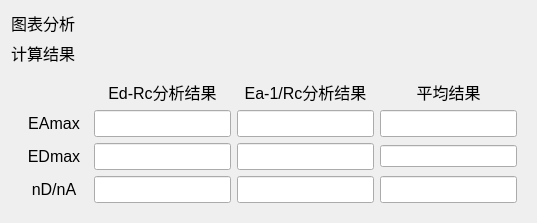
            <widget class="QWidget" name="pageEdRc">
             <property name="font">
              <font>
               <pointsize>12</pointsize>
              </font>
             </property>
             <layout class="QHBoxLayout" name="horizontalLayout_5">
              <item>
               <layout class="QVBoxLayout" name="verticalLayoutRsltP1" stretch="0,9,0,0">
                <item>
                 <widget class="QLabel" name="label_24">
                  <property name="styleSheet">
                   <string notr="true"/>
                  </property>
                  <property name="text">
                   <string>图表分析</string>
                  </property>
                 </widget>
                </item>
                <item>
                 <layout class="QHBoxLayout" name="horizontalLayoutChartP1"/>
                </item>
                <item>
                 <widget class="QLabel" name="label_25">
                  <property name="styleSheet">
                   <string notr="true"/>
                  </property>
                  <property name="text">
                   <string>计算结果</string>
                  </property>
                 </widget>
                </item>
                <item>
                 <widget class="QFrame" name="frameedRcResult">
                  <layout class="QGridLayout" name="gridLayout_5" rowstretch="1,1,1,1" columnstretch="1,2,2,2">
                   <item row="2" column="2">
                    <widget class="QLineEdit" name="lineEditEdmaxEaP1">
                     <property name="font">
                      <font>
                       <pointsize>12</pointsize>
                      </font>
                     </property>
                     <property name="styleSheet">
                      <string notr="true"/>
                     </property>
                     <property name="alignment">
                      <set>Qt::AlignCenter</set>
                     </property>
                    </widget>
                   </item>
                   <item row="1" column="3">
                    <widget class="QLineEdit" name="lineEditEamaxAvgP1">
                     <property name="font">
                      <font>
                       <pointsize>12</pointsize>
                      </font>
                     </property>
                     <property name="styleSheet">
                      <string notr="true"/>
                     </property>
                     <property name="alignment">
                      <set>Qt::AlignCenter</set>
                     </property>
                    </widget>
                   </item>
                   <item row="1" column="1">
                    <widget class="QLineEdit" name="lineEditEamaxEdP1">
                     <property name="font">
                      <font>
                       <pointsize>12</pointsize>
                      </font>
                     </property>
                     <property name="styleSheet">
                      <string notr="true"/>
                     </property>
                     <property name="alignment">
                      <set>Qt::AlignCenter</set>
                     </property>
                    </widget>
                   </item>
                   <item row="1" column="0">
                    <widget class="QLabel" name="label_26">
                     <property name="styleSheet">
                      <string notr="true">QLabel {

            }</string>
                     </property>
                     <property name="text">
                      <string>EAmax</string>
                     </property>
                     <property name="alignment">
                      <set>Qt::AlignCenter</set>
                     </property>
                    </widget>
                   </item>
                   <item row="2" column="3">
                    <widget class="QLineEdit" name="lineEditEdmaxAvgP1">
                     <property name="font">
                      <font>
                       <pointsize>2</pointsize>
                      </font>
                     </property>
                     <property name="styleSheet">
                      <string notr="true"/>
                     </property>
                     <property name="alignment">
                      <set>Qt::AlignCenter</set>
                     </property>
                    </widget>
                   </item>
                   <item row="3" column="3">
                    <widget class="QLineEdit" name="lineEditNNAvgP1">
                     <property name="styleSheet">
                      <string notr="true"/>
                     </property>
                     <property name="alignment">
                      <set>Qt::AlignCenter</set>
                     </property>
                    </widget>
                   </item>
                   <item row="1" column="2">
                    <widget class="QLineEdit" name="lineEditEamaxEaP1">
                     <property name="font">
                      <font>
                       <pointsize>12</pointsize>
                      </font>
                     </property>
                     <property name="styleSheet">
                      <string notr="true"/>
                     </property>
                     <property name="alignment">
                      <set>Qt::AlignCenter</set>
                     </property>
                    </widget>
                   </item>
                   <item row="2" column="0">
                    <widget class="QLabel" name="label_27">
                     <property name="styleSheet">
                      <string notr="true"/>
                     </property>
                     <property name="text">
                      <string>EDmax</string>
                     </property>
                     <property name="alignment">
                      <set>Qt::AlignCenter</set>
                     </property>
                    </widget>
                   </item>
                   <item row="2" column="1">
                    <widget class="QLineEdit" name="lineEditEdmaxEdP1">
                     <property name="font">
                      <font>
                       <pointsize>12</pointsize>
                      </font>
                     </property>
                     <property name="styleSheet">
                      <string notr="true"/>
                     </property>
                     <property name="alignment">
                      <set>Qt::AlignCenter</set>
                     </property>
                    </widget>
                   </item>
                   <item row="3" column="0">
                    <widget class="QLabel" name="label_28">
                     <property name="styleSheet">
                      <string notr="true"/>
                     </property>
                     <property name="text">
                      <string>nD/nA</string>
                     </property>
                     <property name="alignment">
                      <set>Qt::AlignCenter</set>
                     </property>
                    </widget>
                   </item>
                   <item row="3" column="2">
                    <widget class="QLineEdit" name="lineEditNNEaP1">
                     <property name="font">
                      <font>
                       <pointsize>12</pointsize>
                      </font>
                     </property>
                     <property name="styleSheet">
                      <string notr="true"/>
                     </property>
                     <property name="alignment">
                      <set>Qt::AlignCenter</set>
                     </property>
                    </widget>
                   </item>
                   <item row="3" column="1">
                    <widget class="QLineEdit" name="lineEditNNEdP1">
                     <property name="font">
                      <font>
                       <pointsize>12</pointsize>
                      </font>
                     </property>
                     <property name="styleSheet">
                      <string notr="true"/>
                     </property>
                     <property name="alignment">
                      <set>Qt::AlignCenter</set>
                     </property>
                    </widget>
                   </item>
                   <item row="0" column="1">
                    <widget class="QLabel" name="label_29">
                     <property name="styleSheet">
                      <string notr="true"/>
                     </property>
                     <property name="text">
                      <string>Ed-Rc分析结果</string>
                     </property>
                     <property name="alignment">
                      <set>Qt::AlignCenter</set>
                     </property>
                    </widget>
                   </item>
                   <item row="0" column="2">
                    <widget class="QLabel" name="label_30">
                     <property name="styleSheet">
                      <string notr="true"/>
                     </property>
                     <property name="text">
                      <string>Ea-1/Rc分析结果</string>
                     </property>
                     <property name="alignment">
                      <set>Qt::AlignCenter</set>
                     </property>
                    </widget>
                   </item>
                   <item row="0" column="3">
                    <widget class="QLabel" name="label_31">
                     <property name="styleSheet">
                      <string notr="true"/>
                     </property>
                     <property name="text">
                      <string>平均结果</string>
                     </property>
                     <property name="alignment">
                      <set>Qt::AlignCenter</set>
                     </property>
                    </widget>
                   </item>
                  </layout>
                 </widget>
                </item>
               </layout>
              </item>
             </layout>
            </widget>
